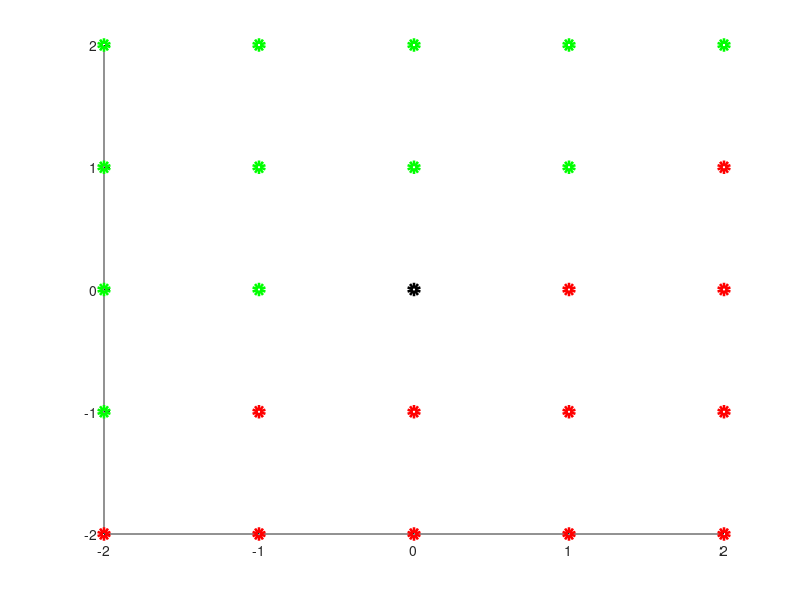

MATLAB code to generate this figure: (Note: this script raises an error after producing the figure.)
% Code corresponding to Section 4.2 - "Lagrangian DA" in the Supplementary 
% Document of the paper "Taming Uncertainty in a Complex World: The Rise of 
% Uncertainty Quantification — A Tutorial for Beginners".
%
% Authors: Nan Chen, Stephen Wiggins, Marios Andreou.
%
% Code: Generates a 2D incompressible flow with random amplitude based on a 
% linear stochastic model (OU process) for the Fourier modes, mimicking the 
% quasi-geostrophic (QG) or potential vortical flow (MATLAB code).
%
% Info: Only the geostrophically balanced (GB) modes are considered in this
% simulation, for simplicity, thus making the underlying velocity field
% incompressible due to the omission of the Poincare/inertio-gravity 
% compressible wave modes. The Fourier wavenumber grid is also plotted along 
% with the order numbers that are being used for each mode in the global system.
% This m-file is used by LDA_Function_of_L.m as to use its variables.
%
% MATLAB Toolbox and M-file Requirements:
% 
% Code used to obtain the required m-file scripts and MATLAB toolboxes:
% [fList, pList] = matlab.codetools.requiredFilesAndProducts('Flow_Model.m');
%
% M-file Scripts:
%   * Flow_Model.m
%
% Toolboxes:
%   * None

%%%%%%%%%%%%%%%%%%%%%%%%%%%%%%%%%%%%%%%%%%%%%%%%%%%%%%%%%%%%%%%%%%%%%%%%%%%%%%%%
%%%%%%%%%%%%%%%%%%%%%%%%%%%%%%%%%%%%%%%%%%%%%%%%%%%%%%%%%%%%%%%%%%%%%%%%%%%%%%%%

rng(42) % Setting the seed number for consistent and reproducible results

K_max = 2; % The range of the Fourier modes is [-K_max, K_max]^2∩Z
k = zeros(2, (2 * K_max + 1) * (2 * K_max + 1)); % Collection of Fourier wavenumbers over the symmetric discrete lattice

% Arranging the Fourier wavenumbers in such a way that the complex conjugate 
% modes are next to each other, namely (-k1, -k2) will be next to (k1, k2). This 
% will facilitate data assimilation by allowing the structure of the matrix 
% coefficients in the conditional Gaussian nonlinear system framework (which in
% this case consists of the OU process driving the Fourier modes of the flow for
% the GB incompressible waves (Forecast flow model) and the acceleration 
% relation for the tracers' trajectories (Observational process)) to be block 
% diagonal matrices, with each block being a 2 by 2 matrix, while also 
% simplifying the form of the deterministic forcing in the forecast flow model. 
% This then simplifies the enforcement of the reality/conjugate conditions onto 
% the Fourier conjugate wavenumbers, which are required as to establish that the 
% flow velocity is a real-valued vector field.
m = 1;
for i = -K_max:K_max
    if i < 0
        for j = -K_max:i
            k(1, m) = i;
            k(2, m) = j;
            m = m + 2;
        end
    else
        for j = -K_max:i-1
            k(1, m) = i;
            k(2, m) = j;
            m = m + 2;
        end
    end
end
k(:, 2:2:end-1) = - k(:, 1:2:end-2);

% Showing the grid (discrete and symmetric around the origin lattice) of Fourier 
% wavenumbers.
fig = figure();
hold on
plot(k(1, 1:2:end-2), k(2, 1:2:end-2), 'ro', 'LineWidth', 4);
plot(k(1, 2:2:end-1), k(2, 2:2:end-1), 'go', 'LineWidth', 4);
plot(k(1, end), k(2, end), 'ko', 'LineWidth', 4);
text(k(1, :)+0.05, k(2, :)-0.05, string(1:size(k, 2)), 'FontSize', 12, 'FontWeight', 'Bold')
box on
grid on
set(gca, 'FontSize', 12)
title(sprintf('Fourier Wavenumbers Over the Discrete Symmetric Lattice in [-%d,%d]^2 and Their Order in the Global Vector', K_max, K_max), 'FontSize', 18)
xlabel('k_1')
ylabel('k_2')

fig.WindowState = 'Maximized'; % Maximize the figure window

kk = k(:, 1:end-1); % Remove the (0, 0) mode by assuming no background mean flow/sweep 

% Defining the eigenvectors that contain the relationships between different 
% components of the flow field. E.g. in the case of an incompressible flow field
% the divergence-free condition is reflected in the eigenvector of each Fourier 
% mode. In the case where we consider the inclusion of the compressible waves, 
% we order the eigenvectors for the gravity modes in the following manner (not
% applicable in this case):
% omegak = [
%               omegak_+(1:(2*K_max+1)^2-1), 
%               omegak_-(1:(2*K_max+1)^2-1), 
%               omegak_+(end), 
%               omegak_-(end)
% ];
% In the last column of the compressible eigenvectors rk2 and rk3, is the (0,0) 
% inertio-gravity or Poincare mode, which needs to be dealt with in a different 
% way. This structure simplifies the enforcement of the conjugate/reality 
% condition on the eigenvectors and model parameters, which extends to keeping 
% the flow field real-valued. The correspondence of the eigenvectors to 
% atmospheric modes is the following:
%       rk1: Geostrophically Balanced (GB); rk2: Gravity +; rk3: Gravity -.
% We also mention the degrees of freedom of our system when assuming complex 
% coefficients = ((2*K_max+1)^2+1)/2 (due to the conjugate/reality condition 
% enforced on the conjugate Fourier wavenumbers and the inclusion of only the 
% GB modes).

% Assuming no Poincare/inertio-gravity compressible waves, just the GB modes 
% corresponding to the incompressible flow.
rk1 = [
    1./sqrt(k(1, :).^2 + k(2, :).^2 + 1) .* (-1i * k(2, :));
    1./sqrt(k(1, :).^2 + k(2, :).^2 + 1) .* (1i * k(1, :))
];
rk1 = rk1(:, 1:end-1);
rk = rk1;

T = 15; % Total length of the simulation in time units
dt = 0.001; % Numerical integration time step
N = round(T/dt); % Total numerical integration steps
Dim_U = size(kk, 2); % Dimension of system = Number of Fourier modes - Origin = (2*K_max+1)^2-1
u_hat = zeros(Dim_U, N); % Defining all the Fourier modes of the velocity field

% Damping feedback of the GB modes: To preserve the reality of the flow field, 
% it must be that d_k=d_(-k), i.e. the conjugate Fourier mode has the same
% damping coefficient.
d_B = 0.5;
% The GB flows are non-divergent, which is embodied in the eigenvector, and so
% the associated phase/rotational speeds or eigenvalues are necessarily equal to 
% zero.
omega_B = 0;
% Noise of the GB modes: To preserve the reality of the flow field, it must be 
% that σ_k=σ_(-k), i.e. the conjugate Fourier modes have the same noise 
% coefficient, which is necessarily nonnegative and real.
sigma_B = 0.5;

Gamma = (d_B - 1i * omega_B) * eye(Dim_U); % Γ (Gamma): Damping and phase coefficients of the Fourier modes' OU processes
f = zeros(Dim_U, N-1); % F: Deterministic and periodic forcing in the Fourier modes' OU processes; Being deterministic (or at least an affine function of the Fourier mode) ensures a Gaussian attractor/equilibrium distribution
f_strength = 0.25; % Strength of the background deterministic force (force is assumed zero for the purposes of the paper)
f_period = 2; % Period of the background deterministic force (force is assumed zero for the purposes of the paper)
Sigma_u_hat = zeros(Dim_U, Dim_U); % Σ_u_hat (Sigma_u_hat): Noise matrix of the flow field's Fourier modes
for j = 1:2:Dim_U
    Sigma_u_hat(j, j) = 1 / sqrt(2) * sigma_B;
    Sigma_u_hat(j+1, j+1) = -1i / sqrt(2) * sigma_B;
    Sigma_u_hat(j, j+1) = 1i / sqrt(2) * sigma_B;
    Sigma_u_hat(j+1, j) = 1 / sqrt(2) * sigma_B;
end

% Model simulation using Euler-Maruyama for the Fourier modes.
% A stochastic system is utilized for each Fourier mode, which is written in a
% vector form that fits the conditional Gaussian nonlinear system framework in
% the following way:
%      (Forecast Flow Model) du_hat = (-Γ * u_hat + F) * dt + Σ_u_hat * dW_u_hat
dw_u_hat = randn(Dim_U, N-1); % Wiener noise values for the simulation
for j = 2:N
    
    t = j * dt; % Current time in the simulation

    % Forcing can be either zero (homogeneous linear SDE) or a periodic complex 
    % exponential/plane sinusoidal wave (in general a complex function of some
    % period): To preserve the reality of the flow field, it must be that 
    % f_k=f_(-k)*, where * denotes the complex conjugate, i.e. the conjugate 
    % Fourier mode has complex conjugate forcing. For this simulation we assume
    % zero forcing, but the following can be uncommented in case we want to
    % include a non-zero background periodic and deterministic force.
    % f(:, j-1) = f_strength * reshape( ...
    %     [
    %         exp(1i * 2*pi*t/f_period) * ones(1, round(Dim_U/2));
    %         exp(-1i * 2*pi*t/f_period) * ones(1, round(Dim_U/2)) ...
    %     ], ...
    % [], 1); % Force feedback = 0.25; Force period = 5 time units

    u_hat(:, j) = u_hat(:, j-1) + (-Gamma * u_hat(:, j-1) + f(:, j-1)) * dt + Sigma_u_hat * sqrt(dt) * dw_u_hat(:, j-1);

end

% Spatiotemporal reconstruction of the incompressible velocity field.
Dim_Grid = 25;
[xx, yy] = meshgrid(linspace(-pi, pi, Dim_Grid), linspace(-pi, pi, Dim_Grid));
x_vec = [reshape(xx, [], 1), reshape(yy, [], 1)]; 
 
fig = figure();
for j = 1:6
    subplot(2, 3, j)
    u = exp(1i * x_vec * kk) * (u_hat(:, 1000*j) .* transpose(rk(1, :)));
    v = exp(1i * x_vec * kk) * (u_hat(:, 1000*j) .* transpose(rk(2, :)));
    u = reshape(u, Dim_Grid, Dim_Grid);
    v = reshape(v, Dim_Grid, Dim_Grid);
    quiver(xx, yy, u, v, 'LineWidth', 1, 'Color', 'b')
    box on        
    set(gca, 'FontSize', 12)
    title(sprintf('t = %0.2f', (1000*j)*dt), 'FontSize', 16)
    xlabel('x')
    ylabel('y');
    axis square
    xlim([-pi, pi])
    ylim([-pi, pi])
end
sgtitle('Simulation of the Incompressible Flow Field at 6 Different Time Instants', 'FontSize', 18)

fig.WindowState = 'Maximized'; % Maximize the figure window